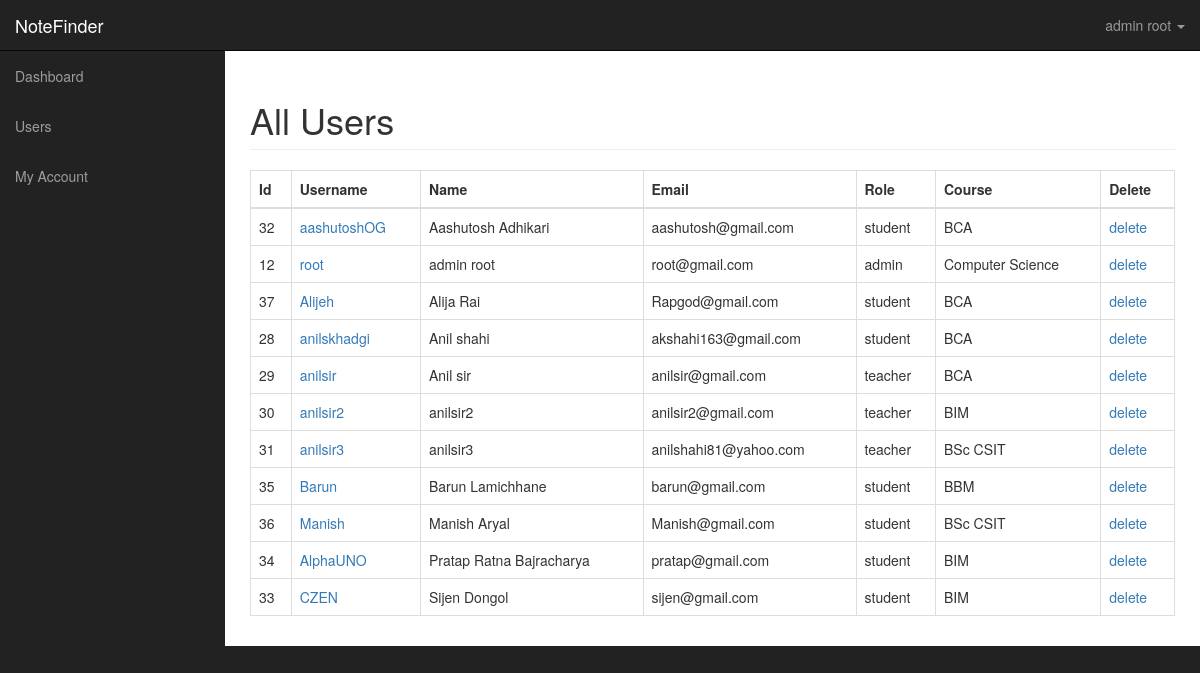
/dashboard/users.php (signed in), run on the app's committed database.
### tables this page shows
CREATE TABLE `users` (
  `id` int(11) NOT NULL,
  `username` varchar(225) NOT NULL,
  `name` varchar(225) NOT NULL,
  `about` varchar(300) NOT NULL DEFAULT 'N/A',
  `role` varchar(225) NOT NULL,
  `email` varchar(225) NOT NULL,
  `token` varchar(225) NOT NULL,
  `gender` varchar(225) NOT NULL,
  `password` varchar(225) NOT NULL,
  `course` varchar(225) NOT NULL,
  `image` varchar(225) NOT NULL DEFAULT 'profile.jpg',
  `joindate` varchar(225) NOT NULL
);

### dashboard/users.php (the view, shortened to what this page needs)
<?php include ('includes/connection.php');
include "includes/adminheader.php"; ?>
<?php if($_SESSION['role'] == 'admin')
{
	?>
	 <div id="wrapper">
    <?php include "includes/adminnav.php"; ?>
        <div id="page-wrapper">
            <div class="container-fluid">
                <div class="row">
                    <div class="col-lg-12">
                        <h1 class="page-header">
                            All Users
                        </h1>
    <table class="table table-bordered table-hover">
    <thead>
        <tr>
            <th>Id</th>
            <th>Username</th>
            <th>Name</th>
            <th>Email</th>
            <th>Role</th>
            <th>Course</th>
            <th>Delete</th>
        </tr>
    </thead>
    <tbody>
        <?php
            $query = "SELECT * FROM users ORDER BY name ASC ";
            $select_users = mysqli_query($conn, $query) or die(mysqli_error($conn));
            if (mysqli_num_rows($select_users) > 0 ) {
            while ($row = mysqli_fetch_array($select_users)) {
                $user_id = $row['id'];
                $username = $row['username'];
                $name = $row['name'];
                $user_email = $row['email'];
                $user_role = $row['role'];
                $user_course = $row['course'];
                echo "<tr>";
                echo "<td>$user_id</td>";
                echo "<td><a href='viewprofile.php?name=$username' target='_blank'> $username</a></td>";
                echo "<td>$name</td>";
                echo "<td>$user_email</td>";
                echo "<td>$user_role</td>";
                echo "<td>$user_course</td>";
                echo "<td><a onClick=\"javascript: return confirm('Are you sure you want to delete this user?')\" href='users.php?delete=$user_id'><i class='fa fa-times fa-lg'></i>delete</a></td>";
                echo "</tr>";
             }
        ?>
    </tbody>
 </table>
<?php
}
    ?>
    <?php } else {
    	header("location: index.php");
    }
    ?>
    </div>
    </div>
    </div>
    </div>
    </div>
</body>
</html>

### dashboard/css/sb-admin.css (style rules this page uses)
body { margin-top: 100px; background-color: #222; }
@media (min-width:768px) { body { margin-top: 50px; } }
#wrapper { padding-left: 0; }
#page-wrapper { width: 100%; padding: 0; background-color: #fff; }
@media (min-width:768px) { #wrapper { padding-left: 225px; } }
@media (min-width:768px) { #page-wrapper { padding: 10px; } }

### data on the page
users: id "32", username "aashutoshOG", name "Aashutosh Adhikari", email "aashutosh@gmail.com", role "student", course "BCA"
users: id "12", username "root", name "admin root", email "root@gmail.com", role "admin", course "Computer Science"
users: id "37", username "Alijeh", name "Alija Rai", email "Rapgod@gmail.com", role "student", course "BCA"
users: id "28", username "anilskhadgi", name "Anil shahi", email "akshahi163@gmail.com", role "student", course "BCA"
users: id "29", username "anilsir", name "Anil sir", email "anilsir@gmail.com", role "teacher", course "BCA"
users: id "30", username "anilsir2", name "anilsir2", email "anilsir2@gmail.com", role "teacher", course "BIM"
users: id "31", username "anilsir3", name "anilsir3", email "anilshahi81@yahoo.com", role "teacher", course "BSc CSIT"
users: id "35", username "Barun", name "Barun Lamichhane", email "barun@gmail.com", role "student", course "BBM"
users: id "36", username "Manish", name "Manish Aryal", email "Manish@gmail.com", role "student", course "BSc CSIT"
users: id "34", username "AlphaUNO", name "Pratap Ratna Bajracharya", email "pratap@gmail.com", role "student", course "BIM"
users: id "33", username "CZEN", name "Sijen Dongol", email "sijen@gmail.com", role "student", course "BIM"

### other printed values
$_SESSION['name'] "admin root"
